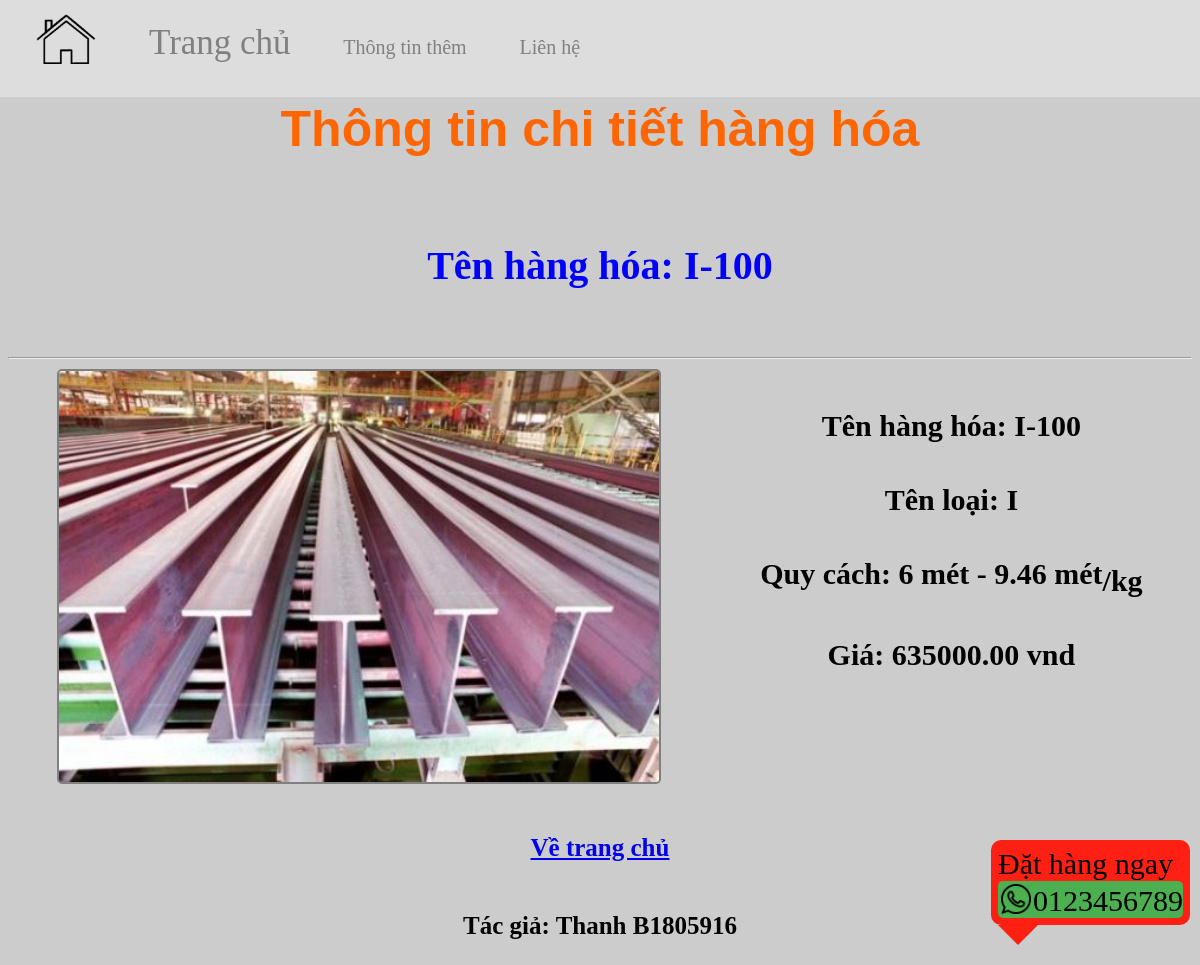
Screenshot of /detail.php?id=3 with the database file from the repository.
### tables this page shows
CREATE TABLE HangHoa
(
	MSHH INT AUTO_INCREMENT PRIMARY KEY,  
	TenHH NVARCHAR(30) NOT NULL,  
	QuyCach CHAR(7) NOT NULL,  
	Gia DECIMAL(15, 2) NOT NULL,  
	SoLuongHang INT NOT NULL,  
	MaLoaiHang INT NOT NULL,  
	FOREIGN KEY (MaLoaiHang) REFERENCES LoaiHangHoa(MaLoaiHangHoa),
	Location VARCHAR(128),  
	GhiChu NVARCHAR(128)  
);

CREATE TABLE LoaiHangHoa
(
	MaLoaiHangHoa INT AUTO_INCREMENT PRIMARY KEY,  
	TenLoaiHangHoa NVARCHAR(30) NOT NULL  
);

### dao/dao.php (called while the page is built, shortened)
<?php
abstract class DAO
{
    public function __construct($servername = "localhost", $username = "root", $password = "", $database = "quanlydathang")
    {
        $this->servername = $servername;
        $this->username = $username;
        $this->password = $password;
        $this->database = $database;
        $this->cnn = new mysqli($this->servername, $this->username, $this->password, $this->database);
    }
}
class ItemDAO extends DAO
{
    public function getItemById($id)
    {
        $sql = "SELECT hh.*, lhh.TenLoaiHangHoa TenLoai FROM HangHoa hh, LoaiHangHoa lhh
                WHERE hh.MaLoaiHang = lhh.MaLoaiHangHoa AND hh.MSHH = ?;";
        $stmt = $this->cnn->prepare($sql);
        $stmt->bind_param("i", $id);
        if ($stmt->execute()) {
            $item = $stmt->get_result()->fetch_assoc();
        }
        return $item;
    }
}

### detail.php (the view, shortened to what this page needs)
<?php
    require_once "layouts/header.php";
     $id = $_GET["id"];
     $dao = new ItemDAO();
     $item =  $dao->getItemById($id);
     $img = $_PATH["img"].$item["MSHH"]."/".$item["Location"];
?>
<h1>Thông tin chi tiết hàng hóa</h1>
<h2 class="hdr" style="color:blue">Tên hàng hóa: <?php echo $item["TenHH"];?> </h2>
<hr>
    <div class="dtl">
        <img class=img-dis src="<?php echo $img;?>">
        <div>
            <div>Tên hàng hóa: <?php echo $item["TenHH"]; ?></div>
            <div>Tên loại: <?php echo $item["TenLoai"]; ?></div>
            <div>Quy cách: <?php
                $qc = explode("-",$item["QuyCach"]);
                echo $qc[0]." mét - ".$qc[1]." mét<sub>/kg</sub>";
            ?></div>
            <div>Giá: <?php echo $item["Gia"]." vnd"; ?></div>
        </div>
    </div>
<div style="margin: 50px">
    <a href="index.php"><h3>Về trang chủ</h3></a>
</div>

### src/css/styles.css (style rules this page uses)
.img-dis { width: 600px; border: solid 2px gray; border-radius: 5px; }
.dtl { display: grid; grid-template-columns: auto auto; justify-items: center; }
.dtl div > * { font-weight: 900; font-size: 30px; margin: 40px 0; }
.hdr { margin-bottom: 150px; }
* { font-size: 20px; }
.hdr { position: relative; top: 50px; margin-bottom: 10%; }
h1 { font-size: 50px; font-family: sans-serif; color: #FF6600; }
h2 { font-size: 40px; }
h3 { font-size: 25px; }
body { position: relative; background-color: #CCCCCC; }

### rows the page displays
hanghoa: TenHH "I-100", MSHH+Location (picture), MaLoaiHang.TenLoaiHangHoa "I", QuyCach "6", QuyCach "9.46", Gia "635000.00"
